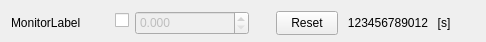
<?xml version="1.0" encoding="UTF-8"?>
<ui version="4.0">
 <class>DoublePresetWidget</class>
 <widget class="QWidget" name="DoublePresetWidget">
  <property name="geometry">
   <rect>
    <x>0</x>
    <y>0</y>
    <width>486</width>
    <height>42</height>
   </rect>
  </property>
  <property name="minimumSize">
   <size>
    <width>438</width>
    <height>32</height>
   </size>
  </property>
  <property name="windowTitle">
   <string>Form</string>
  </property>
  <layout class="QGridLayout" name="gridLayout">
   <item row="0" column="0">
    <widget class="QLabel" name="label">
     <property name="minimumSize">
      <size>
       <width>77</width>
       <height>24</height>
      </size>
     </property>
     <property name="text">
      <string>MonitorLabel</string>
     </property>
     <property name="wordWrap">
      <bool>false</bool>
     </property>
    </widget>
   </item>
   <item row="0" column="2">
    <widget class="QCheckBox" name="presetButton">
     <property name="toolTip">
      <string>activate preset for</string>
     </property>
     <property name="text">
      <string/>
     </property>
     <property name="checkable">
      <bool>true</bool>
     </property>
    </widget>
   </item>
   <item row="0" column="3">
    <widget class="QDoubleSpinBox" name="preset">
     <property name="enabled">
      <bool>false</bool>
     </property>
     <property name="minimumSize">
      <size>
       <width>114</width>
       <height>24</height>
      </size>
     </property>
     <property name="toolTip">
      <string>preset value for </string>
     </property>
     <property name="accelerated">
      <bool>true</bool>
     </property>
     <property name="decimals">
      <number>3</number>
     </property>
     <property name="maximum">
      <double>999999999.000000000000000</double>
     </property>
     <property name="singleStep">
      <double>1.000000000000000</double>
     </property>
    </widget>
   </item>
   <item row="0" column="4">
    <spacer name="horizontalSpacer">
     <property name="orientation">
      <enum>Qt::Horizontal</enum>
     </property>
     <property name="sizeHint" stdset="0">
      <size>
       <width>40</width>
       <height>20</height>
      </size>
     </property>
    </spacer>
   </item>
   <item row="0" column="5">
    <widget class="QPushButton" name="resetButton">
     <property name="minimumSize">
      <size>
       <width>60</width>
       <height>24</height>
      </size>
     </property>
     <property name="toolTip">
      <string>reset </string>
     </property>
     <property name="text">
      <string>Reset</string>
     </property>
     <property name="checkable">
      <bool>false</bool>
     </property>
    </widget>
   </item>
   <item row="0" column="6">
    <widget class="QLabel" name="currentValue">
     <property name="minimumSize">
      <size>
       <width>84</width>
       <height>24</height>
      </size>
     </property>
     <property name="text">
      <string>123456789012</string>
     </property>
     <property name="alignment">
      <set>Qt::AlignRight|Qt::AlignTrailing|Qt::AlignVCenter</set>
     </property>
    </widget>
   </item>
   <item row="0" column="7">
    <widget class="QLabel" name="currentValue_2">
     <property name="minimumSize">
      <size>
       <width>20</width>
       <height>24</height>
      </size>
     </property>
     <property name="text">
      <string>[s]</string>
     </property>
     <property name="alignment">
      <set>Qt::AlignCenter</set>
     </property>
    </widget>
   </item>
   <item row="0" column="8">
    <spacer name="horizontalSpacer_2">
     <property name="orientation">
      <enum>Qt::Horizontal</enum>
     </property>
     <property name="sizeHint" stdset="0">
      <size>
       <width>40</width>
       <height>20</height>
      </size>
     </property>
    </spacer>
   </item>
   <item row="0" column="1">
    <spacer name="horizontalSpacer_3">
     <property name="orientation">
      <enum>Qt::Horizontal</enum>
     </property>
     <property name="sizeHint" stdset="0">
      <size>
       <width>40</width>
       <height>20</height>
      </size>
     </property>
    </spacer>
   </item>
  </layout>
 </widget>
 <resources/>
 <connections>
  <connection>
   <sender>presetButton</sender>
   <signal>toggled(bool)</signal>
   <receiver>DoublePresetWidget</receiver>
   <slot>presetCheckClicked(bool)</slot>
   <hints>
    <hint type="sourcelabel">
     <x>20</x>
     <y>20</y>
    </hint>
    <hint type="destinationlabel">
     <x>20</x>
     <y>20</y>
    </hint>
   </hints>
  </connection>
  <connection>
   <sender>resetButton</sender>
   <signal>clicked()</signal>
   <receiver>DoublePresetWidget</receiver>
   <slot>resetButtonClicked()</slot>
   <hints>
    <hint type="sourcelabel">
     <x>20</x>
     <y>20</y>
    </hint>
    <hint type="destinationlabel">
     <x>20</x>
     <y>20</y>
    </hint>
   </hints>
  </connection>
 </connections>
 <slots>
  <signal>resetButtonClicked()</signal>
  <signal>presetCheckClicked(bool)</signal>
 </slots>
</ui>
